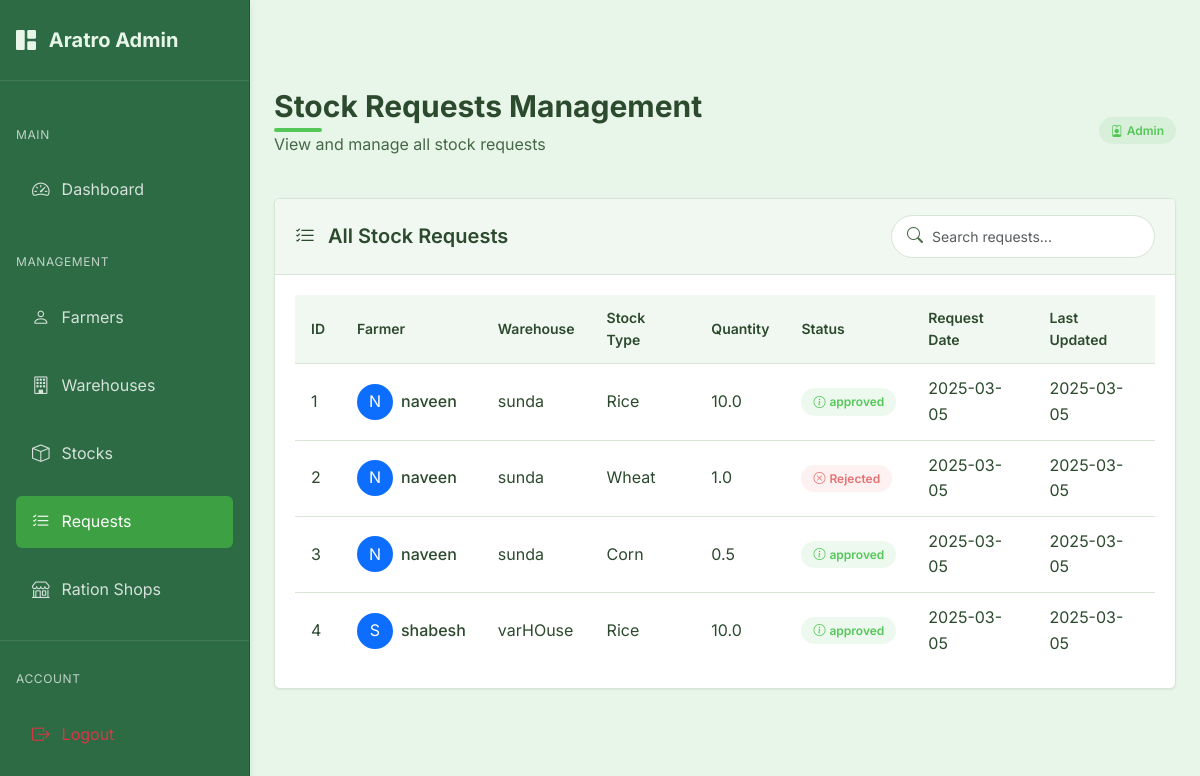
The app's page /admin/requests (signed in), older data.
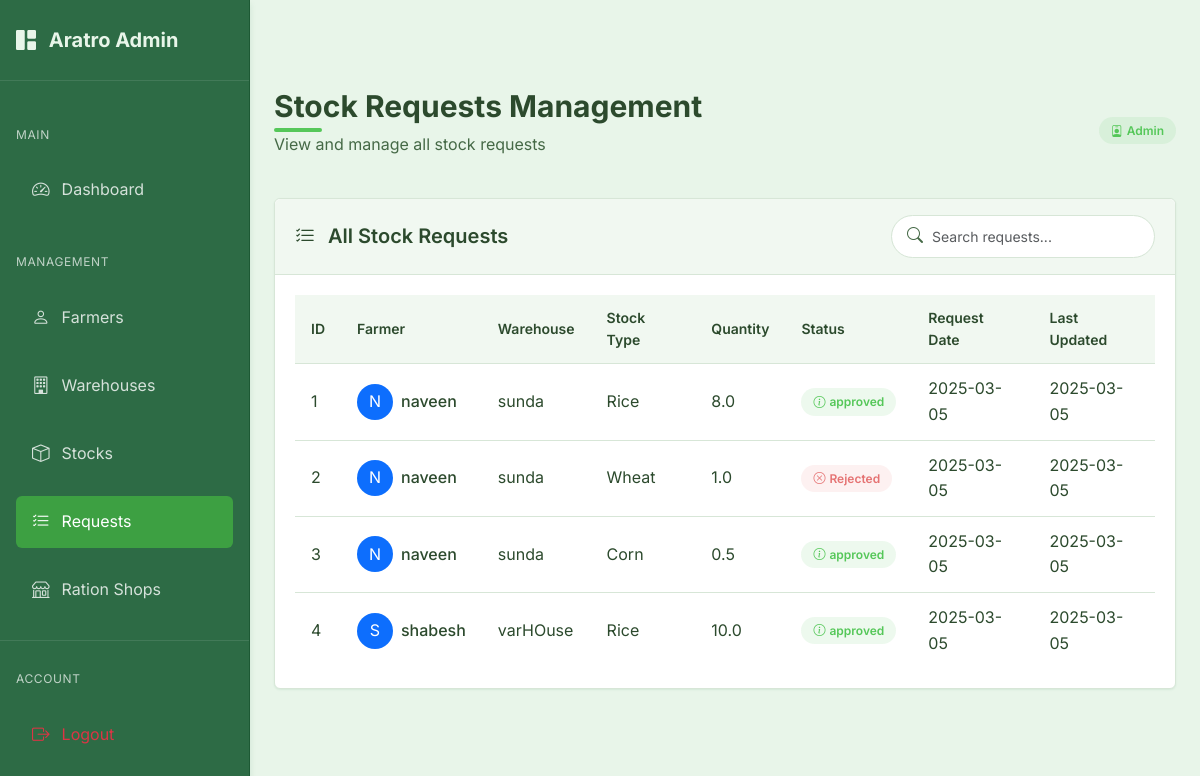
The same page, newer data.
### models.py (models this page shows, shortened)
class StockRequest(db.Model):
    __tablename__ = 'stock_request'
    id = db.Column(db.Integer, primary_key=True)
    from_id = db.Column(db.Integer, db.ForeignKey('farmer.id'), nullable=False)  # Farmer's ID
    to_id = db.Column(db.Integer, db.ForeignKey('warehouse.id'), nullable=False)    # Warehouse's ID
    stock_id = db.Column(db.Integer, db.ForeignKey('stock.id'), nullable=False)
    request_date = db.Column(db.DateTime, default=datetime.utcnow)
    status = db.Column(db.String(20), default='pending')
    created_at = db.Column(db.DateTime, nullable=False, default=datetime.utcnow)
    updated_at = db.Column(db.DateTime, nullable=False, default=datetime.utcnow, onupdate=datetime.utcnow)
    farmer = db.relationship('Farmer', foreign_keys=[from_id], backref='stock_requests')
    warehouse = db.relationship('Warehouse', foreign_keys=[to_id], backref='received_requests')
    stock = db.relationship('Stock', backref='request')

class Stock(db.Model):
    id = db.Column(db.Integer, primary_key=True)
    type = db.Column(db.String(100), nullable=False)
    quantity = db.Column(db.Float, nullable=False)
    requested_quantity = db.Column(db.Float, nullable=False)  # Original requested quantity
    status = db.Column(db.String(20), nullable=False, default='pending')  # pending, stored, rejected
    farmer_id = db.Column(db.Integer, db.ForeignKey('farmer.id'), nullable=False)
    warehouse_id = db.Column(db.Integer, db.ForeignKey('warehouse.id'), nullable=False)
    created_at = db.Column(db.DateTime, nullable=False, default=datetime.utcnow)
    updated_at = db.Column(db.DateTime, nullable=False, default=datetime.utcnow, onupdate=datetime.utcnow)

class Farmer(db.Model):
    id = db.Column(db.Integer, primary_key=True)
    user_id = db.Column(db.Integer, db.ForeignKey('user.id'), nullable=False)
    name = db.Column(db.String(100), nullable=False)
    address = db.Column(db.String(200), nullable=False)
    aadhar_number = db.Column(db.String(12), unique=True, nullable=False)  # Exactly 12 digits
    phone_number = db.Column(db.String(10), nullable=False)  # Exactly 10 digits
    stocks = db.relationship('Stock', backref='farmer', lazy=True)

class Warehouse(db.Model):
    id = db.Column(db.Integer, primary_key=True)
    user_id = db.Column(db.Integer, db.ForeignKey('user.id'), nullable=False)
    manager_name = db.Column(db.String(100), nullable=False)
    name = db.Column(db.String(100), nullable=False)
    location = db.Column(db.String(200))
    latitude = db.Column(db.Float)
    longitude = db.Column(db.Float)
    phone_number = db.Column(db.String(20))
    warehouse_type = db.Column(db.String(20))  # 'private' or 'government'
    capacity = db.Column(db.Float)  # in tons
    available_space = db.Column(db.Float)  # in tons
    stocks = db.relationship('Stock', backref='warehouse', lazy=True)

### routes.py (the view)
@admin.route('/requests')
@admin_required
def requests():
    stock_requests = StockRequest.query.all()
    return render_template('admin/requests.html', requests=stock_requests)

### app.py (called while the page is built)
@login_manager.user_loader
def load_user(user_id):
    try:
        if user_id.startswith('admin_'):
            admin_id = int(user_id.split('_')[1])
            return Admin.query.get(admin_id)
        else:
            return User.query.get(int(user_id))
    except Exception as e:
        print(f"Error loading user: {e}")
        return None

@app.before_request
def before_request():
    session.permanent = True  # Use permanent session with lifetime set above

### models.py (called while the page is built)
    def get_id(self):
        return f"admin_{self.id}"

    def __repr__(self):
        return f'<Admin {self.email}>'

### routes.py (called while the page is built)
@admin.context_processor
def inject_admin_data():
    admin_data = {'current_user': current_user}
    if current_user.is_authenticated:
        admin_user = Admin.query.get(current_user.id)
        if admin_user:
            admin_data['admin_user'] = admin_user
    return admin_data

### templates/admin/requests.html (shortened to what the changed rows need)
{% extends "admin/base_admin.html" %}
{% block admin_content %}
<div class="page-header d-flex justify-content-between align-items-center">
    <div>
        <h1 class="page-title">Stock Requests Management</h1>
    </div>
</div>
<div class="admin-card">
    <div class="admin-card-body">
        <div class="table-responsive">
            <table class="admin-table" id="requestsTable">
                <thead>
                    <tr>
                        <th>ID</th>
                        <th>Farmer</th>
                        <th>Warehouse</th>
                        <th>Stock Type</th>
                        <th>Quantity</th>
                        <th>Status</th>
                        <th>Request Date</th>
                        <th>Last Updated</th>
                    </tr>
                </thead>
                <tbody>
                    {% if requests %}
                        {% for request in requests %}
                            <tr>
                                <td>{{ request.id }}</td>
                                <td>
                                    <div class="d-flex align-items-center">
                                        <div class="avatar-circle bg-primary text-white d-flex align-items-center justify-content-center me-2" style="width: 36px; height: 36px; border-radius: 50%;">
                                            <span>{{ request.farmer.name[0] | upper }}</span>
                                        </div>
                                        <div>
                                            <span class="fw-medium">{{ request.farmer.name }}</span>
                                        </div>
                                    </div>
                                </td>
                                <td>{{ request.warehouse.name }}</td>
                                <td>{{ request.stock.type }}</td>
                                <td>{{ request.stock.quantity }}</td>
                                <td>
                                    {% if request.status == 'pending' %}
                                        <span class="admin-badge admin-badge-warning">
                                            <i class="bi bi-hourglass-split me-1"></i>
                                            Pending
                                        </span>
                                    {% elif request.status == 'accepted' %}
                                        <span class="admin-badge admin-badge-success">
                                            <i class="bi bi-check-circle me-1"></i>
                                            Accepted
                                        </span>
                                    {% elif request.status == 'rejected' %}
                                        <span class="admin-badge admin-badge-danger">
                                            <i class="bi bi-x-circle me-1"></i>
                                            Rejected
                                        </span>
                                    {% elif request.status == 'partial' %}
                                        <span class="admin-badge admin-badge-primary">
                                            <i class="bi bi-pie-chart me-1"></i>
                                            Partial
                                        </span>
                                    {% else %}
                                        <span class="admin-badge admin-badge-primary">
                                            <i class="bi bi-info-circle me-1"></i>
                                            {{ request.status }}
                                        </span>
                                    {% endif %}
                                </td>
                                <td>{{ request.request_date.strftime('%Y-%m-%d') }}</td>
                                <td>{{ request.updated_at.strftime('%Y-%m-%d') }}</td>
                            </tr>
                        {% endfor %}
                    {% endif %}
                </tbody>
            </table>
        </div>
    </div>
</div>
{% endblock %}

Row changes from the older to the newer data that the page shows:
changed through a linked row, StockRequest id 1: stock.quantity "10.0" → "8.0"
